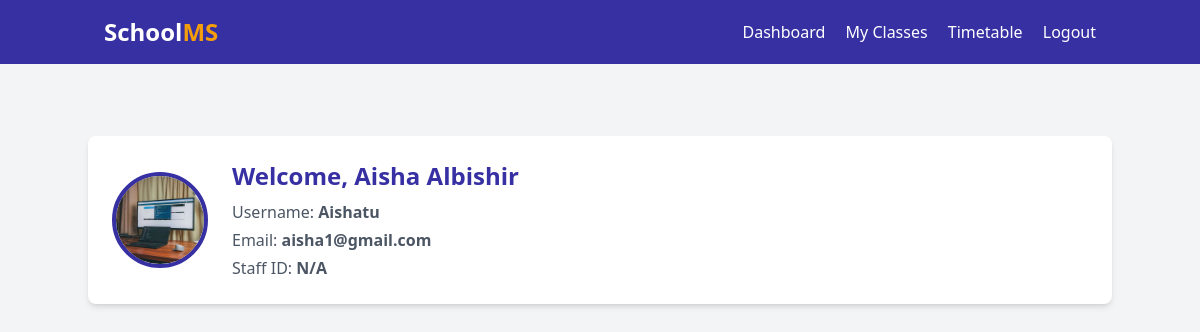
The page /teacher-dashboard/ (signed in) on the database its author committed.
### teachers/models.py (models this page shows, shortened)
class Teacher(models.Model):
    user = models.OneToOneField(User, on_delete=models.CASCADE, related_name='teacher_profile')
    contact = models.CharField(max_length=15)
    email = models.EmailField()
    profile_image = models.ImageField(upload_to='teacher_profiles/', default='teacher_profiles/default.png')

### accounts/views.py (the view)
# urls.py: path("teacher-dashboard/", views.teacher_dashboard, name="teacher_dashboard"),
@login_required
def teacher_dashboard(request):
    user = request.user
    teacher = getattr(user, 'teacher_profile', None)
    classes = []
    if teacher:
        classes = StudentClass.objects.filter(teacher=teacher)
    return render(request, "accounts/teacher_dashboard.html", {"teacher": teacher, "classes": classes})

### accounts/templates/accounts/teacher_dashboard.html (shortened to what this page needs)
{% extends 'teacher_profile_base.html' %}
{% block content %}
<main class="flex-1 p-6 overflow-y-auto">
  <section class="container mx-auto mt-6 bg-white p-6 rounded-lg shadow-md flex items-center space-x-6">
    <img src="{{ teacher.profile_image.url }}" alt="Teacher Photo" class="w-24 h-24 rounded-full border-4 border-indigo-800">
    <div>
      <h2 class="text-2xl font-bold text-indigo-800 mb-2">Welcome, {{ teacher.user.get_full_name|default:teacher.user.username }}</h2>
      <p class="text-gray-600 mb-1">Username: <span class="font-semibold">{{ teacher.user.username }}</span></p>
      <p class="text-gray-600 mb-1">Email: <span class="font-semibold">{{ teacher.user.email }}</span></p>
      <p class="text-gray-600">Staff ID: <span class="font-semibold">{{ teacher.staff_id|default:'N/A' }}</span></p>
    </div>
  </section>
</main>
{% endblock %}

### rows shown on the page
Teacher: profile_image (picture), user.get_full_name "Aisha Albishir", user.username "Aishatu", user.email "aisha1@gmail.com"

### other values the page prints
{{ teacher.staff_id|default:'N/A' }} "N/A"
